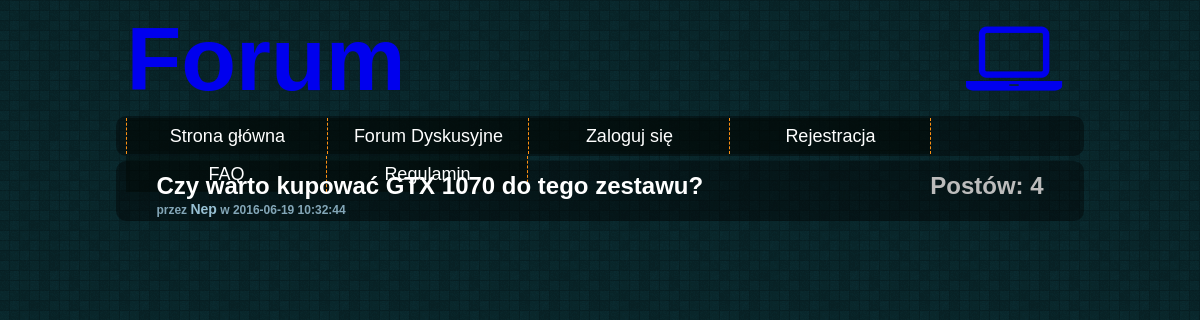
The page /Forum/topic.php?id=5&nazwaDzialu=Karty Graficzne on the database its author committed.
### tables this page shows
CREATE TABLE `tematy` (
  `nazwa` text NOT NULL,
  `tresc` text NOT NULL,
  `wlasciciel` text NOT NULL,
  `id` int(10) UNSIGNED NOT NULL,
  `idDzialu` int(10) UNSIGNED NOT NULL,
  `data` timestamp NOT NULL DEFAULT CURRENT_TIMESTAMP ON UPDATE CURRENT_TIMESTAMP,
  `liczbaPostow` int(11) NOT NULL,
  `nazwaDzialu` text NOT NULL
);

### Forum/topic.php (the view, shortened to what this page needs)
<!DOCTYPE html>
<html>
  <head>
    <link rel="stylesheet" href="styles/style.css">
    <link rel="stylesheet" href="styles/forum_style.css">
    <link rel="stylesheet" href="styles/fontello/fontello.css">
  </head>
  <body>
    <header>
      <div id="header">
      <span id="top"><a href="index.php">Forum</a><a href="index.php"><i class="icon-laptop"></i></a></span>
      </div>
    </header>
    <section>
      <div id="navbar">
        <ol>
          <li><a href="index.php">Strona główna</a></li>
          <li><a href="forum.php">Forum Dyskusyjne</a></li>
          <li><a href="login_form.php">Zaloguj się</a></li>
          <li><a href="register_form.php">Rejestracja</a></li>
          <li><a href="faq.php">FAQ</a></li>
          <li><a href="rules.php">Regulamin</a></li>
    </ol>
      </div>
      <div class="main">
        <div id="forum">
          <?php
          require_once "services/connect.php";
          $conn = new mysqli($host, $db_user, $db_password, $db_name);
            $idDzialu = $_GET['id'];
            $sql = "SELECT * FROM tematy WHERE idDzialu=".$idDzialu ;
            $result = mysqli_query($conn, $sql);
              if (mysqli_num_rows($result) > 0) {
                  while($row = mysqli_fetch_assoc($result)) {
                      echo "<div class='topicMain'><div class='topic'><a href='posts.php?id=" .$row['id']."&nazwa=".$row['nazwa']."&idDzialu=".$row['idDzialu']."'>"
                      . $row['nazwa']."</a>
                      </span><span class='topicCounter'>";
                      echo "Postów: ".$row['liczbaPostow']."</span>
                      <br /><span class='topicInfo'> przez ";
                        if($row['wlasciciel']=='administrator') echo "<span class='topicAdmin'>"; else echo "<span class='topicUser'>";
                    echo "".$row['wlasciciel']."</span> w ".$row['data']."</div></div>";
                  }
              } else {
                  echo "Brak Tematów";
              }
          ?>
        </div>
    </section>
  </body>
</html>

### Forum/styles/style.css (style rules this page uses)
body { background-image: url(../images/random_grey_variations.png); font-family: Verdana, Helvetica, Arial, sans-serif; color: #e5e9eb; }
div { margin-bottom: 4px; clear: both; border-radius: 10px; color: #bcbcbc; padding: 0 10px; margin: 5px 0; font-size: 1.1em; }
ol { padding: 0; margin: 0; list-style-type: none; font-size: 18px; height: 35px; line-height: 200%; display: inline-block; }
ol a { color: #ffffff; text-decoration: none; display: block; }
ol > li { float: left; width: 200px; background-color: rgba(1,5,0,0.4); margin-top: 2px; border-right: 1px dashed #fd9013; }
ol > li:first-child { border-left: 1px dashed #fd9013; }
.main { background-color: rgba(1,0,0,0.4); margin-left: auto; margin-right: auto; width: 80%; height: auto; }
#navbar { background-color: rgba(1,0,0,0.4); margin-left: auto; text-align: center; margin-right: auto; width: 80%; height: 40px; margin-bottom: 5px; }
#header { margin-left: auto; margin-right: auto; width: 80%; height: auto; }
.icon-laptop { float: right; }
#top { display: block; font-size: 5.1em; }
#top > a { text-decoration: none; font-weight: bold; }

### Forum/styles/forum_style.css (style rules this page uses)
#forum { font-weight: bold; }
.topicMain { display: block; padding: 10px; height: 40px; }
.topic { line-height: 85% !important; }
.topic > a { font-family: "Trebuchet MS", Helvetica, Arial, Sans-serif; text-decoration: none; color: #fff; margin-bottom: 0 !important; padding: 0 !important; font-size: 24px; }
.topicInfo { color: #83a6b7; padding: 0 !important; font-size: 12px; }
.topicUser { color: #97c0d3; font-size: 14px; }
.topicCounter { font-size: 24px; float: right; }

### rows shown on the page
tematy: nazwa "Czy warto kupować GTX 1070 do tego zestawu?", liczbaPostow "4", wlasciciel "Nep", data "2016-06-19 10:32:44"
